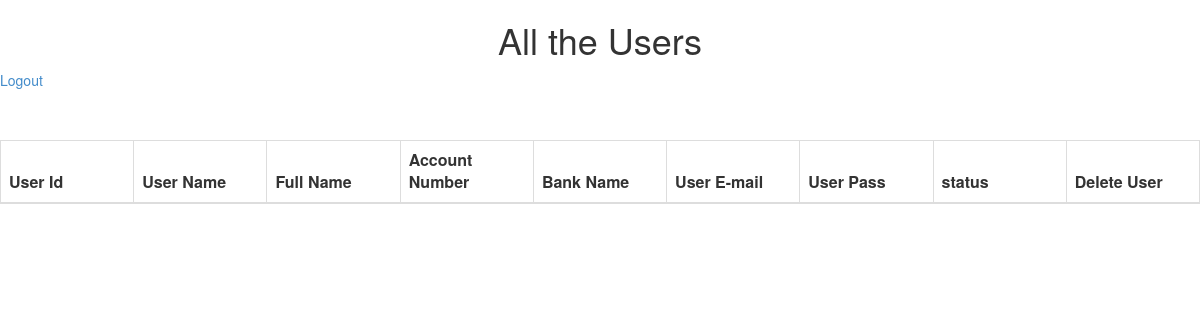
/view_users.php, run on an earlier commit of the app's database.
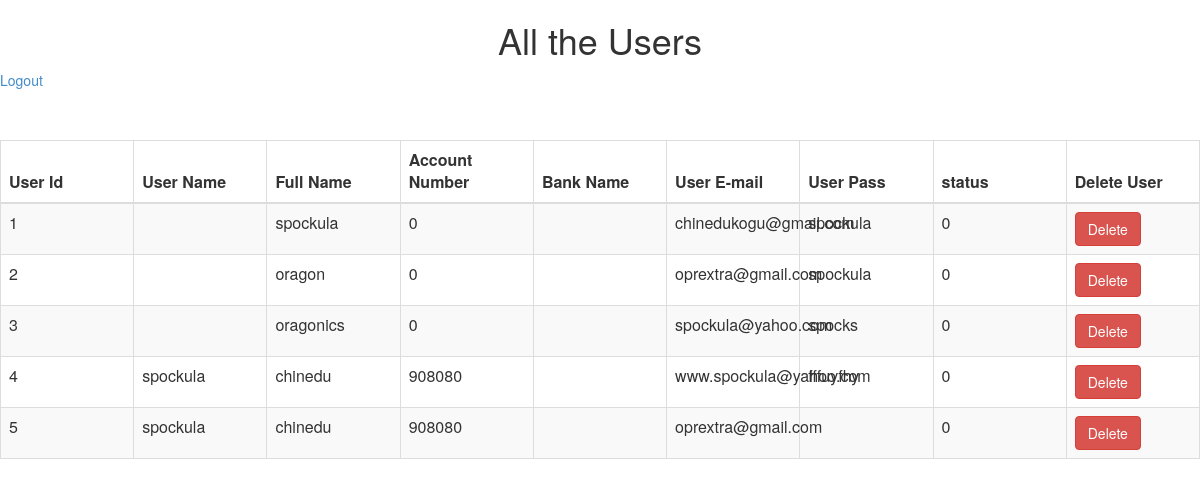
And on a later commit of the database.
### tables this page shows
CREATE TABLE `users` (
  `UserID` int(11) NOT NULL,
  `Name` varchar(255) NOT NULL,
  `Password` varchar(255) NOT NULL,
  `UserEmail` varchar(100) NOT NULL,
  `VerificationStatus` tinyint(1) NOT NULL DEFAULT '0',
  `DisplayName` varchar(255) NOT NULL,
  `AccountNumber` int(20) NOT NULL,
  `BankName` varchar(125) NOT NULL,
  `ActivationStatus` tinyint(1) NOT NULL DEFAULT '0',
  `BlockStatus` tinyint(1) NOT NULL DEFAULT '0',
  `EntryDate` datetime NOT NULL
);

### view_users.php (the view, shortened to what this page needs)
<html>
<head lang="en">
    <link type="text/css" rel="stylesheet" href="bootstrap-3.2.0-dist\css\bootstrap.css">
</head>
<body>
<div class="table-scrol">
    <h1 align="center">All the Users</h1>
<div class="table-responsive">
<a href="admin_logout.php">Logout</a></li>
    <table class="table table-bordered table-hover table-striped" style="table-layout: fixed">
        <thead>
        <tr>
            <th>User Id</th>
            <th>User Name</th>
            <th> Full Name</th>
            <th> Account Number</th>
            <th> Bank Name</th>
            <th>User E-mail</th>
            <th>User Pass</th>
            <th>status</th>
            <th>Delete User</th>
        </tr>
        </thead>
        <?php
        include("database/db_conection.php");
        $view_users_query="select * from users";
        $run=mysqli_query($dbcon,$view_users_query);
        while($row=mysqli_fetch_array($run))
        {
            $UserID=$row[0];
            $DisplayName=$row[5];
            $Name=$row[1];
            $AccountNumber=$row[6];
            $BankName=$row[7];
            $UserEmail=$row[3];
            $Password=$row[2];
            $ActivationStatus=$row[8];
        ?>
        <tr>
            <td><?php echo $UserID;  ?></td>
            <td><?php echo $DisplayName;  ?></td>
            <td><?php echo $Name;  ?></td>
            <td><?php echo $AccountNumber;  ?></td>
            <td><?php echo $BankName;  ?></td>
            <td><?php echo $UserEmail;  ?></td>
            <td><?php echo $Password;  ?></td>
            <td><?php echo $ActivationStatus; ?></td>
            <td><a href="delete.php?del=<?php echo $UserID ?>"><button class="btn btn-danger">Delete</button></a></td>
        </tr>
        <?php } ?>
    </table>
        </div>
</div>
</body>
</html>

### view_users.php (style rules this page uses)
.table { margin-top: 50px; }

What changed in the data, as far as the page shows it:
added users: UserID "1", Name "spockula", AccountNumber "0", UserEmail "chinedukogu@gmail.com", Password "spockula", ActivationStatus "0"
added users: UserID "2", Name "oragon", AccountNumber "0", UserEmail "oprextra@gmail.com", Password "spockula", ActivationStatus "0"
added users: UserID "3", Name "oragonics", AccountNumber "0", UserEmail "spockula@yahoo.com", Password "spocks", ActivationStatus "0"
added users: UserID "4", DisplayName "spockula", Name "chinedu", AccountNumber "908080", UserEmail "www.spockula@yahoo.com", Password "fffuyfhy", ActivationStatus "0"
added users: UserID "5", DisplayName "spockula", Name "chinedu", AccountNumber "908080", UserEmail "oprextra@gmail.com", ActivationStatus "0"
